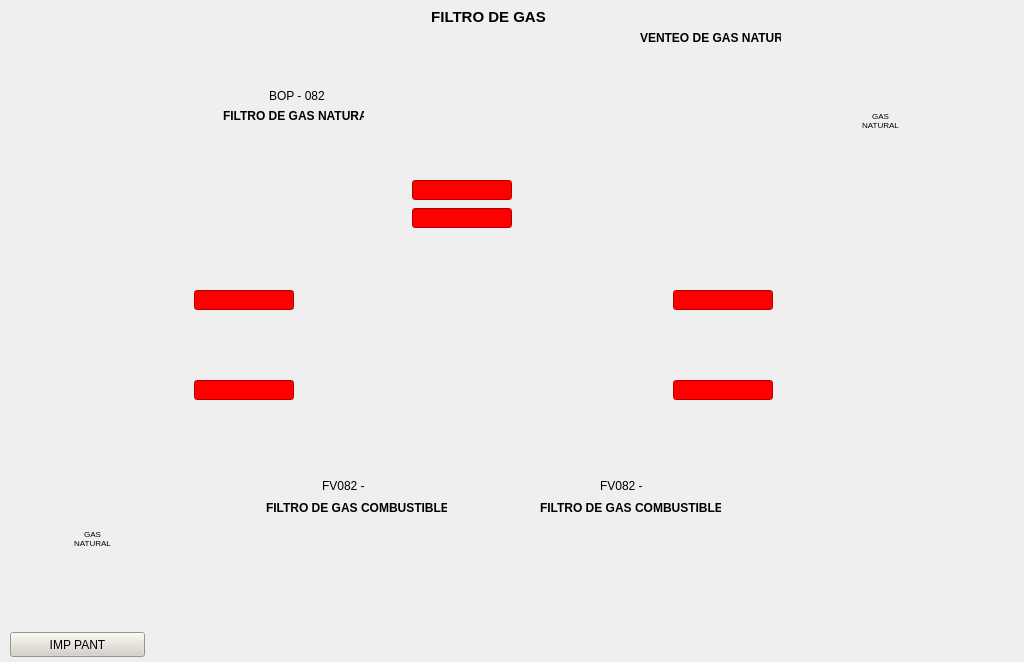
<?xml version="1.0" encoding="UTF-8"?>
<ui version="4.0">
 <class>filtroGas</class>
 <widget class="QWidget" name="filtroGas">
  <property name="geometry">
   <rect>
    <x>0</x>
    <y>0</y>
    <width>1024</width>
    <height>662</height>
   </rect>
  </property>
  <property name="minimumSize">
   <size>
    <width>1024</width>
    <height>662</height>
   </size>
  </property>
  <property name="maximumSize">
   <size>
    <width>1024</width>
    <height>662</height>
   </size>
  </property>
  <property name="windowTitle">
   <string>Form</string>
  </property>
  <widget class="QLabel" name="lbfondo">
   <property name="geometry">
    <rect>
     <x>0</x>
     <y>0</y>
     <width>1024</width>
     <height>662</height>
    </rect>
   </property>
   <property name="minimumSize">
    <size>
     <width>1024</width>
     <height>662</height>
    </size>
   </property>
   <property name="maximumSize">
    <size>
     <width>1024</width>
     <height>662</height>
    </size>
   </property>
   <property name="text">
    <string/>
   </property>
   <property name="pixmap">
    <pixmap resource="../Resources.qrc">:/Resources/PNG/N7.png</pixmap>
   </property>
   <property name="scaledContents">
    <bool>true</bool>
   </property>
  </widget>
  <widget class="QLabel" name="lbFiltroGasT">
   <property name="geometry">
    <rect>
     <x>333</x>
     <y>9</y>
     <width>311</width>
     <height>16</height>
    </rect>
   </property>
   <property name="font">
    <font>
     <pointsize>11</pointsize>
     <weight>75</weight>
     <bold>true</bold>
    </font>
   </property>
   <property name="text">
    <string>FILTRO DE GAS</string>
   </property>
   <property name="alignment">
    <set>Qt::AlignCenter</set>
   </property>
  </widget>
  <widget class="QLabel" name="lbVenteoT">
   <property name="geometry">
    <rect>
     <x>640</x>
     <y>30</y>
     <width>141</width>
     <height>16</height>
    </rect>
   </property>
   <property name="font">
    <font>
     <weight>75</weight>
     <bold>true</bold>
    </font>
   </property>
   <property name="text">
    <string>VENTEO DE GAS NATURAL</string>
   </property>
  </widget>
  <widget class="QLabel" name="lbfilGasNatT">
   <property name="geometry">
    <rect>
     <x>223</x>
     <y>108</y>
     <width>141</width>
     <height>16</height>
    </rect>
   </property>
   <property name="font">
    <font>
     <weight>75</weight>
     <bold>true</bold>
    </font>
   </property>
   <property name="text">
    <string>FILTRO DE GAS NATURAL</string>
   </property>
  </widget>
  <widget class="QLabel" name="lbFilGasIzqT">
   <property name="geometry">
    <rect>
     <x>266</x>
     <y>500</y>
     <width>181</width>
     <height>16</height>
    </rect>
   </property>
   <property name="font">
    <font>
     <weight>75</weight>
     <bold>true</bold>
    </font>
   </property>
   <property name="text">
    <string>FILTRO DE GAS COMBUSTIBLE</string>
   </property>
  </widget>
  <widget class="QLabel" name="lbFilGasDerT">
   <property name="geometry">
    <rect>
     <x>540</x>
     <y>500</y>
     <width>181</width>
     <height>16</height>
    </rect>
   </property>
   <property name="font">
    <font>
     <weight>75</weight>
     <bold>true</bold>
    </font>
   </property>
   <property name="text">
    <string>FILTRO DE GAS COMBUSTIBLE</string>
   </property>
  </widget>
  <widget class="QLabel" name="lbfv082IT">
   <property name="geometry">
    <rect>
     <x>322</x>
     <y>479</y>
     <width>46</width>
     <height>13</height>
    </rect>
   </property>
   <property name="text">
    <string>FV082 - 1</string>
   </property>
  </widget>
  <widget class="QLabel" name="lbfv082I2">
   <property name="geometry">
    <rect>
     <x>600</x>
     <y>479</y>
     <width>46</width>
     <height>13</height>
    </rect>
   </property>
   <property name="text">
    <string>FV082 - 2</string>
   </property>
  </widget>
  <widget class="QLabel" name="lbBOP082">
   <property name="geometry">
    <rect>
     <x>269</x>
     <y>88</y>
     <width>61</width>
     <height>16</height>
    </rect>
   </property>
   <property name="text">
    <string>BOP - 082</string>
   </property>
  </widget>
  <widget class="QLabel" name="lbGasIzqT">
   <property name="geometry">
    <rect>
     <x>67</x>
     <y>523</y>
     <width>51</width>
     <height>31</height>
    </rect>
   </property>
   <property name="font">
    <font>
     <pointsize>6</pointsize>
    </font>
   </property>
   <property name="text">
    <string>GAS
NATURAL</string>
   </property>
   <property name="alignment">
    <set>Qt::AlignCenter</set>
   </property>
  </widget>
  <widget class="QLabel" name="lbGasderT">
   <property name="geometry">
    <rect>
     <x>855</x>
     <y>105</y>
     <width>51</width>
     <height>31</height>
    </rect>
   </property>
   <property name="font">
    <font>
     <pointsize>6</pointsize>
    </font>
   </property>
   <property name="text">
    <string>GAS
NATURAL</string>
   </property>
   <property name="alignment">
    <set>Qt::AlignCenter</set>
   </property>
  </widget>
  <widget class="QLineEdit" name="leAlarma_1">
   <property name="geometry">
    <rect>
     <x>194</x>
     <y>290</y>
     <width>100</width>
     <height>20</height>
    </rect>
   </property>
   <property name="styleSheet">
    <string notr="true">background-color: rgb(255, 0, 0);
color: rgb(128, 128, 128);</string>
   </property>
  </widget>
  <widget class="QLineEdit" name="leAlarma_2">
   <property name="geometry">
    <rect>
     <x>194</x>
     <y>380</y>
     <width>100</width>
     <height>20</height>
    </rect>
   </property>
   <property name="styleSheet">
    <string notr="true">background-color: rgb(255, 0, 0);
color: rgb(128, 128, 128);</string>
   </property>
  </widget>
  <widget class="QLineEdit" name="leAlarma_5">
   <property name="geometry">
    <rect>
     <x>673</x>
     <y>290</y>
     <width>100</width>
     <height>20</height>
    </rect>
   </property>
   <property name="styleSheet">
    <string notr="true">background-color: rgb(255, 0, 0);
color: rgb(128, 128, 128);</string>
   </property>
  </widget>
  <widget class="QLineEdit" name="leAlarma_6">
   <property name="geometry">
    <rect>
     <x>673</x>
     <y>380</y>
     <width>100</width>
     <height>20</height>
    </rect>
   </property>
   <property name="styleSheet">
    <string notr="true">background-color: rgb(255, 0, 0);
color: rgb(128, 128, 128);</string>
   </property>
  </widget>
  <widget class="QLineEdit" name="leAlarma_4">
   <property name="geometry">
    <rect>
     <x>412</x>
     <y>208</y>
     <width>100</width>
     <height>20</height>
    </rect>
   </property>
   <property name="styleSheet">
    <string notr="true">background-color: rgb(255, 0, 0);
color: rgb(128, 128, 128);</string>
   </property>
  </widget>
  <widget class="QLineEdit" name="leAlarma_3">
   <property name="geometry">
    <rect>
     <x>412</x>
     <y>180</y>
     <width>100</width>
     <height>20</height>
    </rect>
   </property>
   <property name="styleSheet">
    <string notr="true">background-color: rgb(255, 0, 0);
color: rgb(128, 128, 128);</string>
   </property>
  </widget>
  <widget class="QPushButton" name="btImpr">
   <property name="geometry">
    <rect>
     <x>10</x>
     <y>632</y>
     <width>135</width>
     <height>25</height>
    </rect>
   </property>
   <property name="styleSheet">
    <string notr="true">background-color: rgb(212, 208, 200);</string>
   </property>
   <property name="text">
    <string>IMP PANT</string>
   </property>
  </widget>
 </widget>
 <resources>
  <include location="../Resources.qrc"/>
 </resources>
 <connections/>
</ui>
